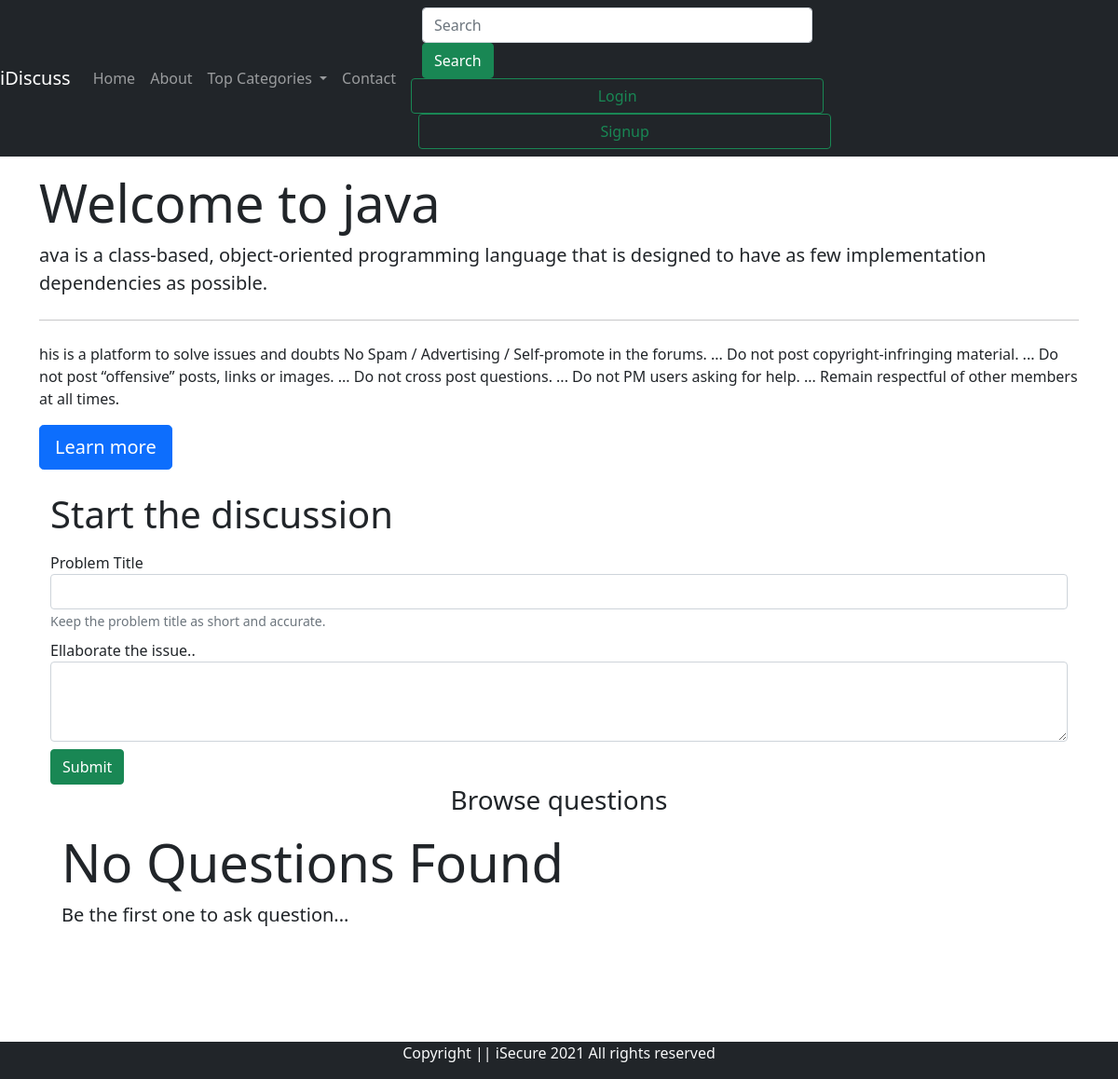
Screenshot of /forum/threads.php?catid=5 with the database file from the repository.
### tables this page shows
CREATE TABLE `categories` (
  `category_ID` int(10) NOT NULL,
  `category_name` varchar(20) NOT NULL,
  `category_description` varchar(2000) NOT NULL,
  `dt` datetime NOT NULL DEFAULT current_timestamp()
);

### forum/threads.php (the view, shortened to what this page needs)
<!doctype html>
<html lang="en">
<head>
    <link href="https://cdn.jsdelivr.net/npm/bootstrap@5.0.0/dist/css/bootstrap.min.css" rel="stylesheet"
>
    <link rel="stylesheet" href="style.css" class="css">
</head>
<body>
    <?php include"partials/_header.php" ?>
    <?php include"partials/_dbconnect.php" ?>
    <?php
    $id=$_GET['catid'];
    $sql ="SELECT * FROM `categories` WHERE category_ID=$id";
    $result =mysqli_query($conn, $sql);
    while($row =mysqli_fetch_assoc($result)){
        $catname= $row['category_name'];
        $catdesc =$row['category_description'];
    }
    ?>
    <div class="container my-3">
        <div class="jumbotron ">
            <h1 class="display-4"> Welcome to <?php echo $catname;?></h1>
            <p class="lead"><?php echo $catdesc; ?></p>
            <hr class="my-4">
            <p>his is a platform to solve issues and doubts
                No Spam / Advertising / Self-promote in the forums. ...
                Do not post copyright-infringing material. ...
                Do not post “offensive” posts, links or images. ...
                Do not cross post questions. ...
                Do not PM users asking for help. ...
                Remain respectful of other members at all times.
            </p>
            <a class="btn btn-primary btn-lg" href="#" role="button">Learn more</a>
        </div>
        <div class="container">
            <h1 class="py-2">Start the discussion </h2>
                <form action="<?php echo $_SERVER['REQUEST_URI']?>" method="post">
                    <div class="form-group">
                        <label for="exampleInputEmail1">Problem Title</label>
                        <input type="text" class="form-control" id="title" name="title" aria-describedby="emailHelp"
                            placeholder="">
                        <small class="form-text text-muted">Keep the problem title as short and accurate.</small>
                    </div>
                    <div class="form-group mt-2">
                        <label for="exampleFormControlTextarea1">Ellaborate the issue..</label>
                        <textarea class="form-control" id="desc" name="desc" rows="3"></textarea>
                    </div>
                    <button type="submit" class="btn btn-success mt-2">Submit</button>
                </form>
        </div>
        <div class="ques container" id="ques">
            <h3 class="text-center">Browse questions</h3>
            <?php
    $noresult= true;
    if($noresult){
        echo
        '<div class="jumbotron jumbotron-fluid mt-3">
        <div class="container">
          <h1 class="display-4">No Questions Found</h1>
          <p class="lead">Be the first one to ask question...</p>
        </div>
      </div>';
    }
    ?>
            <?php include"partials/footer.php" ?>
</body>
</html>

### forum/style.css (style rules this page uses)
#ques { min-height:300px; }

### rows the page displays
categories: category_name "java", category_description "ava is a class-based, object-oriented programming language that is designed to have as few implementation dependencies as possible."
